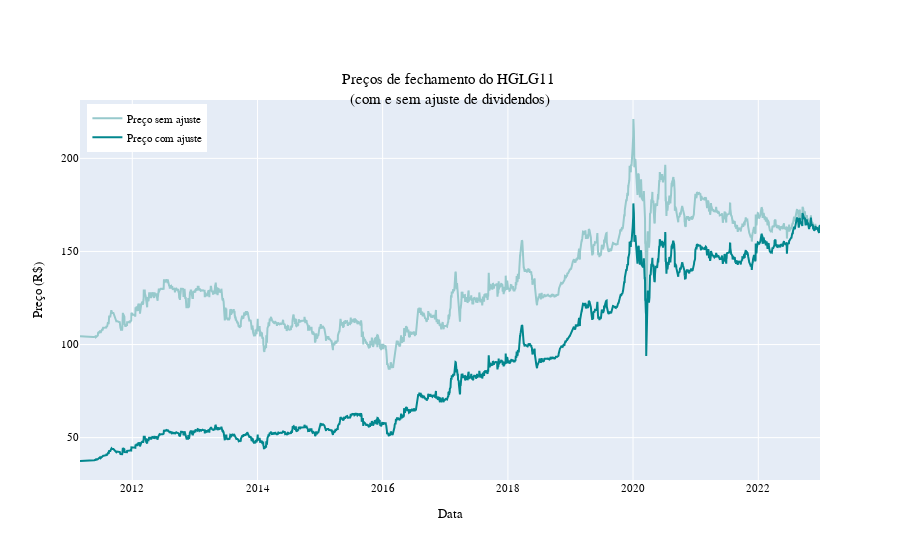

Here is the notebook cell this chart was saved with:
### Code cell
# Comparar os preços com e sem ajuste do HGLG11 com o Plotly
fig = go.Figure()
fig.add_trace(
    go.Scatter(
        x=hglg11_precos["data"],
        y=hglg11_precos["preco"],
        mode="lines",
        line=dict(color="#97c9cc"),
        name="Preço sem ajuste",        
    )
)
fig.add_trace(
    go.Scatter(
        x=hglg11_precos["data"],
        y=hglg11_precos["preco_aj"],
        mode="lines",
        line=dict(color="#02878e"),
        name="Preço com ajuste",
    )
)
fig.update_layout(
    font=dict(family="Fira Code", size=11, color="black"),
    title="Preços de fechamento do HGLG11 <br>(com e sem ajuste de dividendos)",
    title_x=0.5,
    title_y=0.85,
    xaxis_title="Data",
    yaxis_title="Preço (R$)",
    legend=dict(yanchor="top", y=0.99, xanchor="left", x=0.01),
)
fig.show()
# py.plot(fig, filename = 'hglg_petr_1', auto_open=True)

### Figure 1 — Plotly figure (JSON) as saved in the notebook; plotly's stock layout.template omitted (floating-point values rounded to 4 significant figures; data arrays with more than 128 entries replaced by an {"elided": "..."} marker saying what was removed)
{"data": [{"line": {"color": "#97c9cc"}, "mode": "lines", "name": "Preço sem ajuste", "type": "scatter", "x": {"elided": "2784 str values"}, "y": {"elided": "2784 float values"}}, {"line": {"color": "#02878e"}, "mode": "lines", "name": "Preço com ajuste", "type": "scatter", "x": {"elided": "2784 str values"}, "y": {"elided": "2784 float values"}}], "layout": {"font": {"color": "black", "family": "Fira Code", "size": 11}, "legend": {"x": 0.01, "xanchor": "left", "y": 0.99, "yanchor": "top"}, "title": {"text": "Preços de fechamento do HGLG11 <br>(com e sem ajuste de dividendos)", "x": 0.5, "y": 0.85}, "xaxis": {"title": {"text": "Data"}}, "yaxis": {"title": {"text": "Preço (R$)"}}}}
